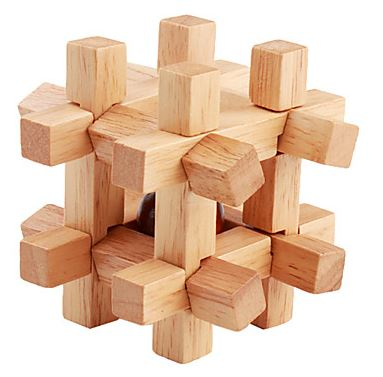
#> input picture image/corner.jpg, 383 x 377 px, found by its file name
$ python Shi-TomasiCorner.py
#> lines starting #> are read from the running program, lines starting #| are printed output that depends on the picture; after the words box and inside, x2 and y2 are one past the last pixel; in counts of white or black regions, pixels touching at a corner belong together
import numpy as np
import cv2


def shito():
    img = cv2.imread('openCV/image/corner.jpg')
#> img is the input picture: shape (377, 383, 3); mean B, G, R 176.8, 199.6, 228.6
    imgray = cv2.cvtColor(img, cv2.COLOR_BGR2GRAY)
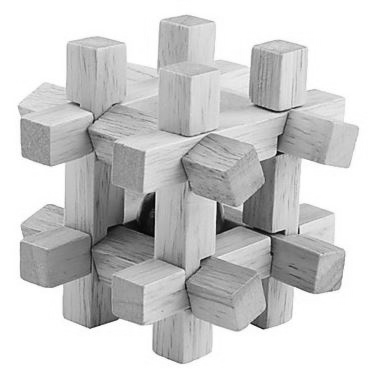
#> imgray: shape (377, 383); min 7, max 255, mean 205.7

    corners = cv2.goodFeaturesToTrack(imgray, 100, 0.01, 30)
#> corners = 64 rows, first 8: [284, 230], [154, 192], [251, 322], [217, 233], [215, 201], [278, 152], [79, 104], [201, 260]
    corners = np.int0(corners)

    for i in corners:
        x, y = i.ravel()
        cv2.circle(img, (x, y), 3, 255, -1)
#> this loop made 64 passes
#> (x, y) on passes 1 to 12: (284, 230), (154, 192), (251, 322), (217, 233), (215, 201), (278, 152), (79, 104), (201, 260), (189, 306), (153, 236), (254, 105), (63, 206)
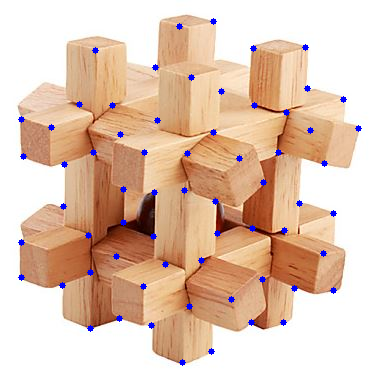
#> img: shape (377, 383, 3); 1.29% of pixels changed, all inside (x1, y1, x2, y2) = (18, 18, 362, 366)

    cv2.imshow('shito', img)
    cv2.waitKey()
    cv2.destroyAllWindows()

shito()

$ run again, with image/Bf.jpg copied over image/corner.jpg
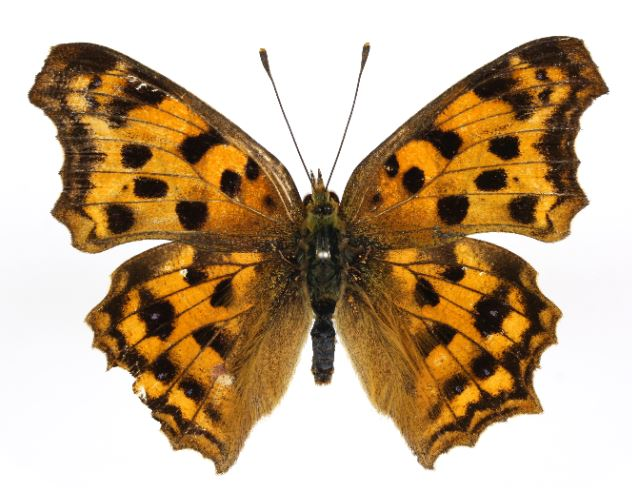
#> input picture image/Bf.jpg, 632 x 488 px, found by its file name
#> in shito, img is the input picture: shape (488, 632, 3); mean B, G, R 141.7, 170.4, 193.4
#> in shito, `imgray = cv2.cvtColor(img, cv2.COLOR_BGR2GRAY)`:
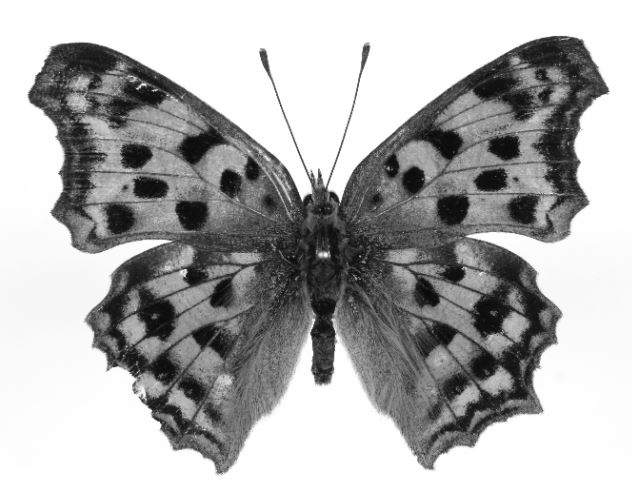
#> imgray: shape (488, 632); min 1, max 255, mean 174
#> corners = 100 rows, first 8: [136, 88], [302, 200], [185, 270], [59, 173], [340, 201], [466, 236], [462, 268], [359, 256]
#> the loop in shito, `for i in corners:` made 100 passes
#> after the loop in shito, `for i in corners:`:
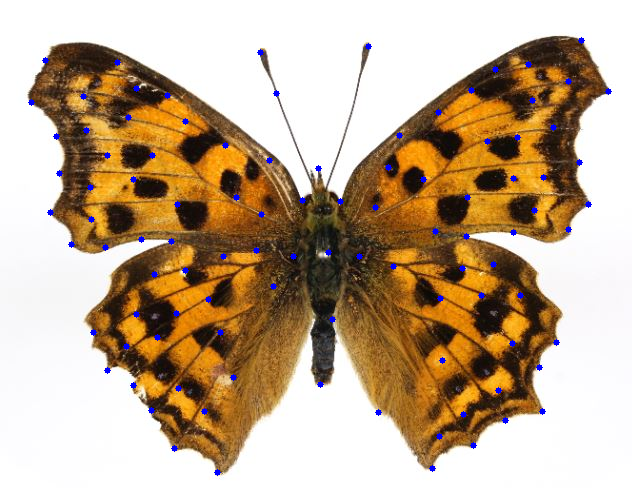
#> img: shape (488, 632, 3); 0.94% of pixels changed, all inside (x1, y1, x2, y2) = (28, 37, 612, 476)
